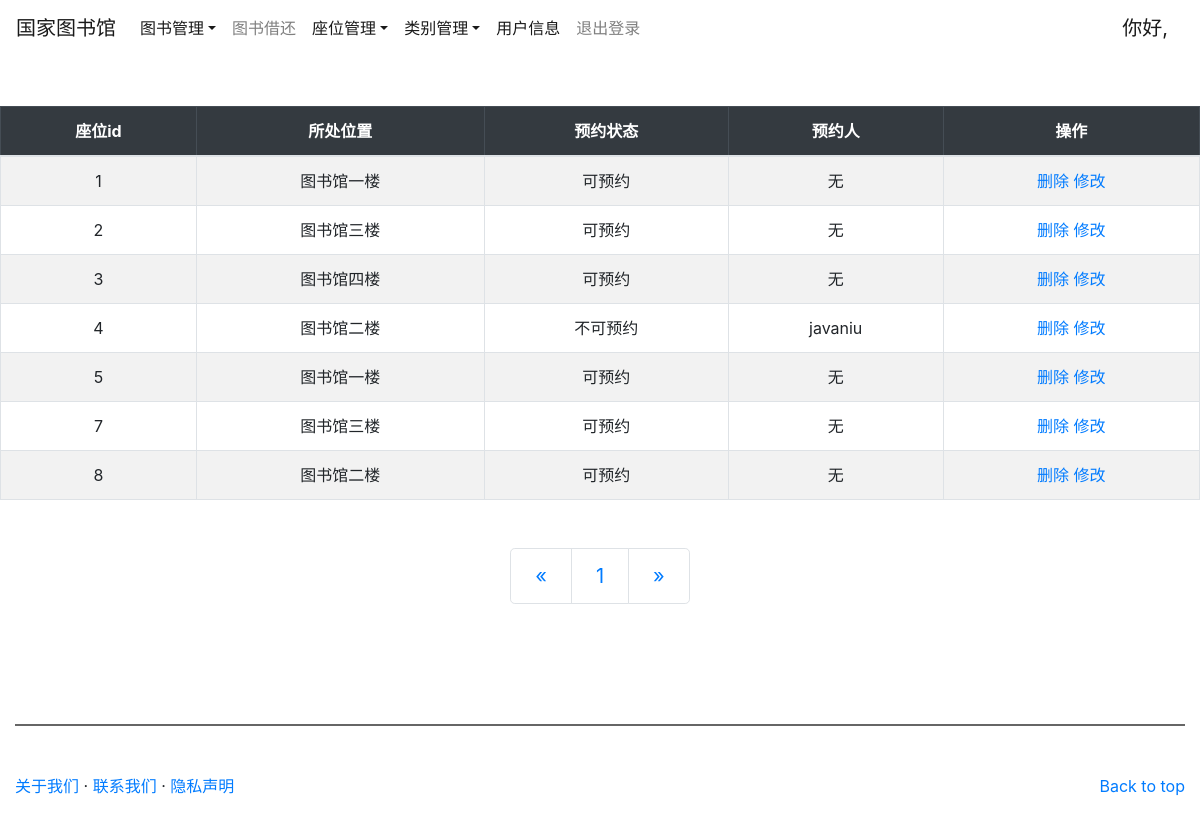
The app's page /Admin/seat_admin.php with its own data.
### tables this page shows
CREATE TABLE `seat` (
  `id` int(11) NOT NULL AUTO_INCREMENT,
  `location` varchar(255) DEFAULT NULL,
  `static` int(11) DEFAULT NULL,
  `isnull` varchar(20) DEFAULT NULL,
  PRIMARY KEY (`id`)
);

### Admin/seat_admin.php (the view, shortened to what this page needs)
<!DOCTYPE html>
<html lang="zh">
<head>
	<link rel="stylesheet" type="text/css" href="../css/bootstrap.min.css"/>
</head>
<body>
	<nav class="navbar navbar-expand-sm navbar-light">
		<a href="#" class="navbar-brand">国家图书馆</a>
		<div class="navbar-collapse collapse" id="nb">
			<ul class="navbar-nav">
				<li class="nav-item dropdown">
					<a href="admin_index.php" class="nav-link active dropdown-toggle" data-toggle="dropdown">图书管理</a>
				</li>
				<li class="nav-item"><a href="jh_book.php" class="nav-link">图书借还</a></li>
				<li class="nav-item dropdown">
					<a href="admin_index.php" class="nav-link active dropdown-toggle" data-toggle="dropdown">座位管理</a>
				</li>
				<li class="nav-item dropdown">
					<a href="admin_index.php" class="nav-link active dropdown-toggle" data-toggle="dropdown">类别管理</a>
				</li>
				<li class="nav-item"><a href="introduce.php" class="nav-link active">用户信息</a></li>
				<li class="nav-item"><a href="../index.php" class="nav-link">退出登录</a></li>
			</ul>
		</div>
		<span class="navbar-brand">你好,
		?></span>
	</nav>
		<table class="table table-striped table-hover table-bordered" style="margin-top: 50px;">
			<thead align="center" class="table-dark">
				<th>座位id</th>
				<th>所处位置</th>
				<th>预约状态</th>
				<th>预约人</th>
				<th>操作</th>
			</thead>
			<tbody align="center">
				<?php
						include("../conn/conn.php");
						$sql = "select * from seat;";
						$result = mysqli_query($conn,$sql);
						$number = mysqli_num_rows($result);
						if($number>0){
							if(empty($_GET['p'])){
								$p=0;
							}else{
								$p=$_GET['p'];
							}
							$endl=$p+10;
							if($endl>$number){
								$endl=$number;
							}
							for($i=0;$i<$endl;$i++){
								$row = mysqli_fetch_array($result);
								if($i>=$p){
									$str = ($row[3]==null?'无':$row[3]);
									echo "<tr>";
									echo "<td>$row[0]</td><td>$row[1]</td><td>".($row[2]==0?'可预约':'不可预约')."</td><td>".$str."</td>";
									echo "<td style=\"vertical-align: ;\" align='center'>
									<a href='del_seat.php?id=$row[0]'>删除</a>
									<a href='up_seat.php?id=$row[0]'>修改</a>
									</td></tr>";
								}
							}
						}
						else{
							echo '<h1 class="text-info">没有用户信息</h1>';
						}
						?>
					</tbody>
				</table>
				<ul class="pagination pagination-lg justify-content-center mt-5" style="width: 40px 0;">
					<li class="page-item"><a href="seat_admin.php ? p=0" class="page-link">&laquo;</a></li>
					<?php
						$cnt=-1;
						for($i=$number;$i!=0;$i-=10){
							if($i<0) {
								break;
							}
							else {
								$cnt+=1;
								echo "<li class='page-item'><a href='seat_admin.php ? p=".($cnt*10)."' class='page-link'>".($cnt+1)."</a></li>";
							}
						}
						echo "<li class=\"page-item\"><a href='seat_admin.php ? p=".($cnt*10)."' class=\"page-link\">&raquo;</a></li>";
					?>
				</ul>
				<?php
				echo "<div style='margin-top: 10%;'>";
				include("../footer.php");
				echo "</div>";
				?>
</body>
</html>

### records on screen
seat: id "1", location "图书馆一楼", static "可预约", isnull "无"
seat: id "2", location "图书馆三楼", static "可预约", isnull "无"
seat: id "3", location "图书馆四楼", static "可预约", isnull "无"
seat: id "4", location "图书馆二楼", static "不可预约", isnull "javaniu"
seat: id "5", location "图书馆一楼", static "可预约", isnull "无"
seat: id "7", location "图书馆三楼", static "可预约", isnull "无"
seat: id "8", location "图书馆二楼", static "可预约", isnull "无"
